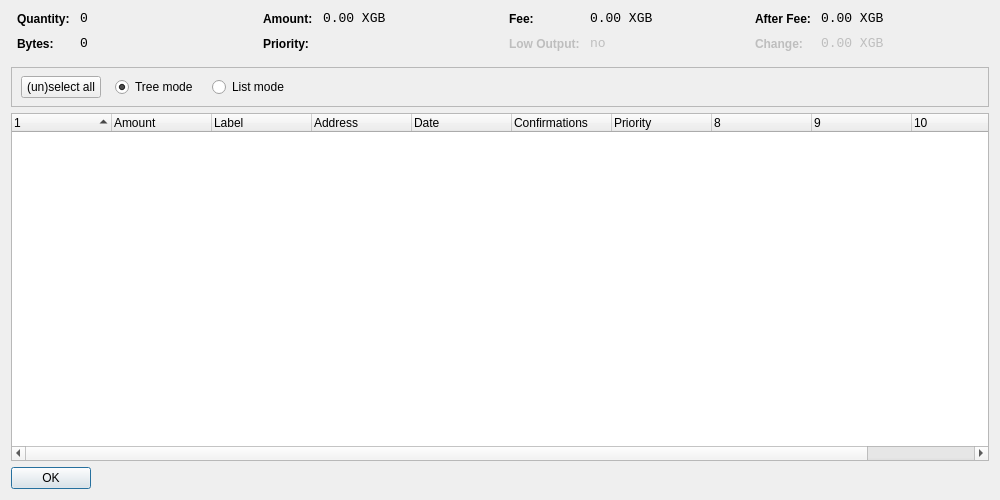
<?xml version="1.0" encoding="UTF-8"?>
<ui version="4.0">
 <class>CoinControlDialog</class>
 <widget class="QDialog" name="CoinControlDialog">
  <property name="geometry">
   <rect>
    <x>0</x>
    <y>0</y>
    <width>1000</width>
    <height>500</height>
   </rect>
  </property>
  <property name="windowTitle">
   <string>Coin Control</string>
  </property>
  <layout class="QVBoxLayout" name="verticalLayout">
   <item>
    <layout class="QHBoxLayout" name="horizontalLayoutTop" stretch="0,0,0,0">
     <property name="topMargin">
      <number>0</number>
     </property>
     <property name="bottomMargin">
      <number>10</number>
     </property>
     <item>
      <layout class="QFormLayout" name="formLayoutCoinControl1">
       <property name="horizontalSpacing">
        <number>10</number>
       </property>
       <property name="verticalSpacing">
        <number>10</number>
       </property>
       <property name="leftMargin">
        <number>6</number>
       </property>
       <property name="rightMargin">
        <number>6</number>
       </property>
       <item row="0" column="0">
        <widget class="QLabel" name="labelCoinControlQuantityText">
         <property name="styleSheet">
          <string notr="true">font-weight:bold;</string>
         </property>
         <property name="text">
          <string>Quantity:</string>
         </property>
        </widget>
       </item>
       <item row="0" column="1">
        <widget class="QLabel" name="labelCoinControlQuantity">
         <property name="font">
          <font>
           <family>Monospace</family>
           <pointsize>10</pointsize>
          </font>
         </property>
         <property name="cursor">
          <cursorShape>IBeamCursor</cursorShape>
         </property>
         <property name="contextMenuPolicy">
          <enum>Qt::ActionsContextMenu</enum>
         </property>
         <property name="text">
          <string notr="true">0</string>
         </property>
         <property name="textInteractionFlags">
          <set>Qt::LinksAccessibleByMouse|Qt::TextSelectableByKeyboard|Qt::TextSelectableByMouse</set>
         </property>
        </widget>
       </item>
       <item row="1" column="0">
        <widget class="QLabel" name="labelCoinControlBytesText">
         <property name="styleSheet">
          <string notr="true">font-weight:bold;</string>
         </property>
         <property name="text">
          <string>Bytes:</string>
         </property>
        </widget>
       </item>
       <item row="1" column="1">
        <widget class="QLabel" name="labelCoinControlBytes">
         <property name="font">
          <font>
           <family>Monospace</family>
           <pointsize>10</pointsize>
          </font>
         </property>
         <property name="cursor">
          <cursorShape>IBeamCursor</cursorShape>
         </property>
         <property name="contextMenuPolicy">
          <enum>Qt::ActionsContextMenu</enum>
         </property>
         <property name="text">
          <string notr="true">0</string>
         </property>
         <property name="textInteractionFlags">
          <set>Qt::LinksAccessibleByMouse|Qt::TextSelectableByKeyboard|Qt::TextSelectableByMouse</set>
         </property>
        </widget>
       </item>
      </layout>
     </item>
     <item>
      <layout class="QFormLayout" name="formLayoutCoinControl2">
       <property name="horizontalSpacing">
        <number>10</number>
       </property>
       <property name="verticalSpacing">
        <number>10</number>
       </property>
       <property name="leftMargin">
        <number>6</number>
       </property>
       <property name="rightMargin">
        <number>6</number>
       </property>
       <item row="0" column="0">
        <widget class="QLabel" name="labelCoinControlAmountText">
         <property name="styleSheet">
          <string notr="true">font-weight:bold;</string>
         </property>
         <property name="text">
          <string>Amount:</string>
         </property>
        </widget>
       </item>
       <item row="0" column="1">
        <widget class="QLabel" name="labelCoinControlAmount">
         <property name="font">
          <font>
           <family>Monospace</family>
           <pointsize>10</pointsize>
          </font>
         </property>
         <property name="cursor">
          <cursorShape>IBeamCursor</cursorShape>
         </property>
         <property name="contextMenuPolicy">
          <enum>Qt::ActionsContextMenu</enum>
         </property>
         <property name="text">
          <string notr="true">0.00 XGB</string>
         </property>
         <property name="textInteractionFlags">
          <set>Qt::LinksAccessibleByMouse|Qt::TextSelectableByKeyboard|Qt::TextSelectableByMouse</set>
         </property>
        </widget>
       </item>
       <item row="1" column="0">
        <widget class="QLabel" name="labelCoinControlPriorityText">
         <property name="styleSheet">
          <string notr="true">font-weight:bold;</string>
         </property>
         <property name="text">
          <string>Priority:</string>
         </property>
        </widget>
       </item>
       <item row="1" column="1">
        <widget class="QLabel" name="labelCoinControlPriority">
         <property name="font">
          <font>
           <family>Monospace</family>
           <pointsize>10</pointsize>
          </font>
         </property>
         <property name="cursor">
          <cursorShape>IBeamCursor</cursorShape>
         </property>
         <property name="contextMenuPolicy">
          <enum>Qt::ActionsContextMenu</enum>
         </property>
         <property name="text">
          <string/>
         </property>
         <property name="textInteractionFlags">
          <set>Qt::LinksAccessibleByMouse|Qt::TextSelectableByKeyboard|Qt::TextSelectableByMouse</set>
         </property>
        </widget>
       </item>
      </layout>
     </item>
     <item>
      <layout class="QFormLayout" name="formLayoutCoinControl3">
       <property name="horizontalSpacing">
        <number>10</number>
       </property>
       <property name="verticalSpacing">
        <number>10</number>
       </property>
       <property name="leftMargin">
        <number>6</number>
       </property>
       <property name="rightMargin">
        <number>6</number>
       </property>
       <item row="0" column="0">
        <widget class="QLabel" name="labelCoinControlFeeText">
         <property name="styleSheet">
          <string notr="true">font-weight:bold;</string>
         </property>
         <property name="text">
          <string>Fee:</string>
         </property>
        </widget>
       </item>
       <item row="0" column="1">
        <widget class="QLabel" name="labelCoinControlFee">
         <property name="font">
          <font>
           <family>Monospace</family>
           <pointsize>10</pointsize>
          </font>
         </property>
         <property name="cursor">
          <cursorShape>IBeamCursor</cursorShape>
         </property>
         <property name="contextMenuPolicy">
          <enum>Qt::ActionsContextMenu</enum>
         </property>
         <property name="text">
          <string notr="true">0.00 XGB</string>
         </property>
         <property name="textInteractionFlags">
          <set>Qt::LinksAccessibleByMouse|Qt::TextSelectableByKeyboard|Qt::TextSelectableByMouse</set>
         </property>
        </widget>
       </item>
       <item row="1" column="0">
        <widget class="QLabel" name="labelCoinControlLowOutputText">
         <property name="enabled">
          <bool>false</bool>
         </property>
         <property name="styleSheet">
          <string notr="true">font-weight:bold;</string>
         </property>
         <property name="text">
          <string>Low Output:</string>
         </property>
        </widget>
       </item>
       <item row="1" column="1">
        <widget class="QLabel" name="labelCoinControlLowOutput">
         <property name="enabled">
          <bool>false</bool>
         </property>
         <property name="font">
          <font>
           <family>Monospace</family>
           <pointsize>10</pointsize>
          </font>
         </property>
         <property name="cursor">
          <cursorShape>IBeamCursor</cursorShape>
         </property>
         <property name="contextMenuPolicy">
          <enum>Qt::ActionsContextMenu</enum>
         </property>
         <property name="text">
          <string notr="true">no</string>
         </property>
         <property name="textInteractionFlags">
          <set>Qt::LinksAccessibleByMouse|Qt::TextSelectableByKeyboard|Qt::TextSelectableByMouse</set>
         </property>
        </widget>
       </item>
      </layout>
     </item>
     <item>
      <layout class="QFormLayout" name="formLayoutCoinControl4">
       <property name="horizontalSpacing">
        <number>10</number>
       </property>
       <property name="verticalSpacing">
        <number>10</number>
       </property>
       <property name="leftMargin">
        <number>6</number>
       </property>
       <property name="rightMargin">
        <number>6</number>
       </property>
       <item row="0" column="0">
        <widget class="QLabel" name="labelCoinControlAfterFeeText">
         <property name="styleSheet">
          <string notr="true">font-weight:bold;</string>
         </property>
         <property name="text">
          <string>After Fee:</string>
         </property>
        </widget>
       </item>
       <item row="0" column="1">
        <widget class="QLabel" name="labelCoinControlAfterFee">
         <property name="font">
          <font>
           <family>Monospace</family>
           <pointsize>10</pointsize>
          </font>
         </property>
         <property name="cursor">
          <cursorShape>IBeamCursor</cursorShape>
         </property>
         <property name="contextMenuPolicy">
          <enum>Qt::ActionsContextMenu</enum>
         </property>
         <property name="text">
          <string notr="true">0.00 XGB</string>
         </property>
         <property name="textInteractionFlags">
          <set>Qt::LinksAccessibleByMouse|Qt::TextSelectableByKeyboard|Qt::TextSelectableByMouse</set>
         </property>
        </widget>
       </item>
       <item row="1" column="0">
        <widget class="QLabel" name="labelCoinControlChangeText">
         <property name="enabled">
          <bool>false</bool>
         </property>
         <property name="styleSheet">
          <string notr="true">font-weight:bold;</string>
         </property>
         <property name="text">
          <string>Change:</string>
         </property>
        </widget>
       </item>
       <item row="1" column="1">
        <widget class="QLabel" name="labelCoinControlChange">
         <property name="enabled">
          <bool>false</bool>
         </property>
         <property name="font">
          <font>
           <family>Monospace</family>
           <pointsize>10</pointsize>
          </font>
         </property>
         <property name="cursor">
          <cursorShape>IBeamCursor</cursorShape>
         </property>
         <property name="contextMenuPolicy">
          <enum>Qt::ActionsContextMenu</enum>
         </property>
         <property name="text">
          <string notr="true">0.00 XGB</string>
         </property>
         <property name="textInteractionFlags">
          <set>Qt::LinksAccessibleByMouse|Qt::TextSelectableByKeyboard|Qt::TextSelectableByMouse</set>
         </property>
        </widget>
       </item>
      </layout>
     </item>
    </layout>
   </item>
   <item>
    <widget class="QFrame" name="frame">
     <property name="minimumSize">
      <size>
       <width>0</width>
       <height>40</height>
      </size>
     </property>
     <property name="frameShape">
      <enum>QFrame::StyledPanel</enum>
     </property>
     <property name="frameShadow">
      <enum>QFrame::Sunken</enum>
     </property>
     <widget class="QWidget" name="horizontalLayoutWidget">
      <property name="geometry">
       <rect>
        <x>10</x>
        <y>0</y>
        <width>781</width>
        <height>41</height>
       </rect>
      </property>
      <layout class="QHBoxLayout" name="horizontalLayoutPanel" stretch="0,0,0,0">
       <property name="spacing">
        <number>14</number>
       </property>
       <item>
        <widget class="QPushButton" name="pushButtonSelectAll">
         <property name="sizePolicy">
          <sizepolicy hsizetype="Maximum" vsizetype="Fixed">
           <horstretch>0</horstretch>
           <verstretch>0</verstretch>
          </sizepolicy>
         </property>
         <property name="text">
          <string>(un)select all</string>
         </property>
        </widget>
       </item>
       <item>
        <widget class="QRadioButton" name="radioTreeMode">
         <property name="sizePolicy">
          <sizepolicy hsizetype="Maximum" vsizetype="Fixed">
           <horstretch>0</horstretch>
           <verstretch>0</verstretch>
          </sizepolicy>
         </property>
         <property name="text">
          <string>Tree mode</string>
         </property>
         <property name="checked">
          <bool>true</bool>
         </property>
        </widget>
       </item>
       <item>
        <widget class="QRadioButton" name="radioListMode">
         <property name="sizePolicy">
          <sizepolicy hsizetype="Maximum" vsizetype="Fixed">
           <horstretch>0</horstretch>
           <verstretch>0</verstretch>
          </sizepolicy>
         </property>
         <property name="text">
          <string>List mode</string>
         </property>
        </widget>
       </item>
       <item>
        <spacer name="horizontalSpacer">
         <property name="orientation">
          <enum>Qt::Horizontal</enum>
         </property>
         <property name="sizeHint" stdset="0">
          <size>
           <width>40</width>
           <height>20</height>
          </size>
         </property>
        </spacer>
       </item>
      </layout>
     </widget>
    </widget>
   </item>
   <item>
    <widget class="CoinControlTreeWidget" name="treeWidget">
     <property name="contextMenuPolicy">
      <enum>Qt::CustomContextMenu</enum>
     </property>
     <property name="sortingEnabled">
      <bool>false</bool>
     </property>
     <property name="columnCount">
      <number>11</number>
     </property>
     <attribute name="headerShowSortIndicator" stdset="0">
      <bool>true</bool>
     </attribute>
     <attribute name="headerStretchLastSection">
      <bool>false</bool>
     </attribute>
     <column>
      <property name="text">
       <string/>
      </property>
     </column>
     <column>
      <property name="text">
       <string>Amount</string>
      </property>
     </column>
     <column>
      <property name="text">
       <string>Label</string>
      </property>
     </column>
     <column>
      <property name="text">
       <string>Address</string>
      </property>
     </column>
     <column>
      <property name="text">
       <string>Date</string>
      </property>
     </column>
     <column>
      <property name="text">
       <string>Confirmations</string>
      </property>
      <property name="toolTip">
       <string>Confirmed</string>
      </property>
     </column>
     <column>
      <property name="text">
       <string>Priority</string>
      </property>
     </column>
     <column>
      <property name="text">
       <string/>
      </property>
     </column>
     <column>
      <property name="text">
       <string/>
      </property>
     </column>
     <column>
      <property name="text">
       <string/>
      </property>
     </column>
     <column>
      <property name="text">
       <string/>
      </property>
     </column>
    </widget>
   </item>
   <item>
    <widget class="QDialogButtonBox" name="buttonBox">
     <property name="sizePolicy">
      <sizepolicy hsizetype="Maximum" vsizetype="Fixed">
       <horstretch>0</horstretch>
       <verstretch>0</verstretch>
      </sizepolicy>
     </property>
     <property name="orientation">
      <enum>Qt::Horizontal</enum>
     </property>
     <property name="standardButtons">
      <set>QDialogButtonBox::Ok</set>
     </property>
    </widget>
   </item>
  </layout>
 </widget>
 <customwidgets>
  <customwidget>
   <class>CoinControlTreeWidget</class>
   <extends>QTreeWidget</extends>
   <header>coincontroltreewidget.h</header>
  </customwidget>
 </customwidgets>
 <resources/>
 <connections/>
</ui>
